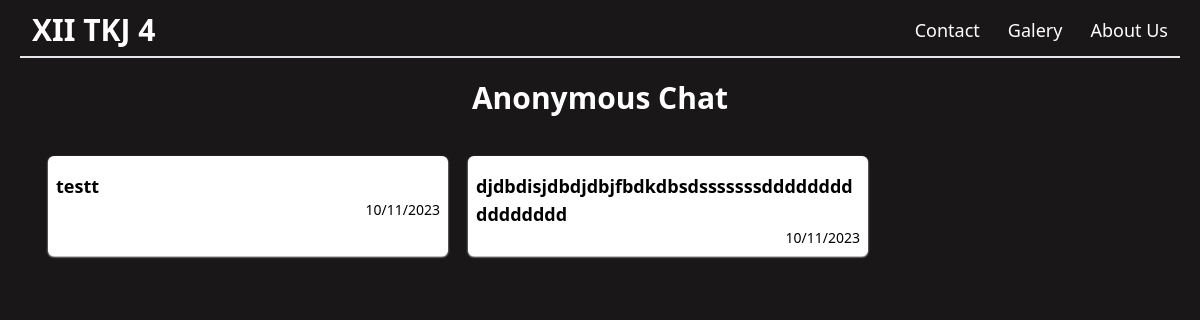
The app's page /message/index.php with its own data.
### tables this page shows
CREATE TABLE `message` (
  `id` int(11) NOT NULL,
  `message` text NOT NULL,
  `time` text NOT NULL
);

### message/index.php (the view, shortened to what this page needs)
<?php
require '../database/database.php';
$post = isset($_GET['post']) ? $_GET['post'] : "";
$query = mysqli_query($db, "select * from message");
?>
<!DOCTYPE html>
<html lang="en">
<head>
    <script src="https://cdn.tailwindcss.com"></script>
    <link href="https://unpkg.com/aos@2.3.1/dist/aos.css" rel="stylesheet">
</head>
<body>
    <?php require_once '../components/navbar.php' ?>
    <div class=" mt-[5rem]">
        <?php
        if ($post) {
            require_once './' . $post . '.php';
        } else {
        ?>
            <div class="text-center">
                <div data-aos="zoom-in">
                    <h1 class='text-3xl font-bold mb-5'>Anonymous Chat</h1>
                </div>
            </div>
            <div class="flex flex-wrap md:px-[3rem] px-[1rem] py-5 gap-5 mt-5 ">
                <?php
                while ($row = mysqli_fetch_array($query)) {
                ?>
                    <div class="bg-white w-[25rem] text-black p-2 rounded-md shadow-sm shadow-white" data-aos="fade-up">
                        <h1 class="text-lg mt-2 font-semibold break-all">
                            <?= $row['message']; ?>
                        </h1>
                        <h2 class='text-sm text-end'>
                            <?= $row['time']; ?>
                        </h2>
                    </div>
                <?php
                }
                ?>
            </div>
        <?php
        }
        ?>
    </div>
</body>
</html>

### message/index.php (style rules this page uses)
* { scroll-behavior: smooth; }
body { background: #191717; color: white; }

### records on screen
message: message "testt", time "10/11/2023"
message: message "djdbdisjdbdjdbjfbdkdbsdsssssssdddddddddddddddd", time "10/11/2023"
